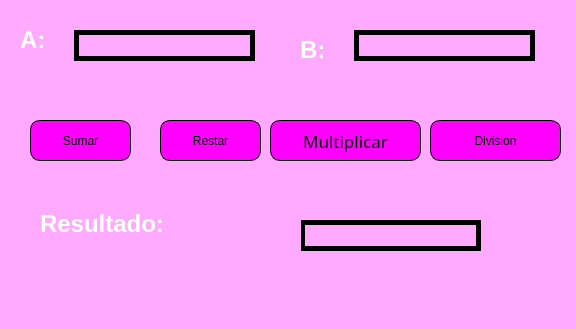
<?xml version="1.0" encoding="UTF-8"?>
<ui version="4.0">
 <class>MainWindow</class>
 <widget class="QMainWindow" name="MainWindow">
  <property name="geometry">
   <rect>
    <x>0</x>
    <y>0</y>
    <width>576</width>
    <height>329</height>
   </rect>
  </property>
  <property name="windowTitle">
   <string>MainWindow</string>
  </property>
  <property name="styleSheet">
   <string notr="true">background-color: rgb(255, 170, 255);</string>
  </property>
  <widget class="QWidget" name="centralwidget">
   <widget class="QPushButton" name="btnSumar">
    <property name="geometry">
     <rect>
      <x>30</x>
      <y>120</y>
      <width>101</width>
      <height>41</height>
     </rect>
    </property>
    <property name="styleSheet">
     <string notr="true">border: 1px solid black;
font: 75 13pt &quot;Segoe Script&quot;;
border-radius: 10px;
background-color: rgb(255, 0, 255);</string>
    </property>
    <property name="text">
     <string>Sumar</string>
    </property>
   </widget>
   <widget class="QLineEdit" name="txtA">
    <property name="geometry">
     <rect>
      <x>74</x>
      <y>30</y>
      <width>181</width>
      <height>31</height>
     </rect>
    </property>
    <property name="font">
     <font>
      <family>MS UI Gothic</family>
      <pointsize>12</pointsize>
      <weight>75</weight>
      <bold>true</bold>
     </font>
    </property>
    <property name="styleSheet">
     <string notr="true">
border: 5px solid black;</string>
    </property>
    <property name="text">
     <string/>
    </property>
    <property name="alignment">
     <set>Qt::AlignCenter</set>
    </property>
   </widget>
   <widget class="QLineEdit" name="txtB">
    <property name="geometry">
     <rect>
      <x>354</x>
      <y>30</y>
      <width>181</width>
      <height>31</height>
     </rect>
    </property>
    <property name="font">
     <font>
      <family>MS UI Gothic</family>
      <pointsize>12</pointsize>
      <weight>75</weight>
      <bold>true</bold>
     </font>
    </property>
    <property name="styleSheet">
     <string notr="true">border: 5px solid black;</string>
    </property>
    <property name="text">
     <string/>
    </property>
    <property name="alignment">
     <set>Qt::AlignCenter</set>
    </property>
   </widget>
   <widget class="QLabel" name="label">
    <property name="geometry">
     <rect>
      <x>20</x>
      <y>20</y>
      <width>51</width>
      <height>41</height>
     </rect>
    </property>
    <property name="styleSheet">
     <string notr="true">
font: 75 italic 8pt &quot;Arial&quot;;
font: 14pt &quot;MS Shell Dlg 2&quot;;</string>
    </property>
    <property name="text">
     <string>&lt;html&gt;&lt;head/&gt;&lt;body&gt;&lt;p&gt;&lt;span style=&quot; font-size:18pt; font-weight:600; color:#ffffff;&quot;&gt;A:&lt;/span&gt;&lt;/p&gt;&lt;/body&gt;&lt;/html&gt;</string>
    </property>
   </widget>
   <widget class="QLineEdit" name="txtResultado">
    <property name="geometry">
     <rect>
      <x>300</x>
      <y>220</y>
      <width>181</width>
      <height>31</height>
     </rect>
    </property>
    <property name="font">
     <font>
      <family>MS UI Gothic</family>
      <pointsize>12</pointsize>
      <weight>75</weight>
      <bold>true</bold>
     </font>
    </property>
    <property name="styleSheet">
     <string notr="true">border: 5px solid black;</string>
    </property>
    <property name="text">
     <string/>
    </property>
    <property name="alignment">
     <set>Qt::AlignCenter</set>
    </property>
   </widget>
   <widget class="QLabel" name="label_2">
    <property name="geometry">
     <rect>
      <x>300</x>
      <y>30</y>
      <width>51</width>
      <height>41</height>
     </rect>
    </property>
    <property name="styleSheet">
     <string notr="true">
font: 75 italic 8pt &quot;Arial&quot;;
font: 14pt &quot;MS Shell Dlg 2&quot;;</string>
    </property>
    <property name="text">
     <string>&lt;html&gt;&lt;head/&gt;&lt;body&gt;&lt;p&gt;&lt;span style=&quot; font-size:18pt; font-weight:600; color:#ffffff;&quot;&gt;B:&lt;/span&gt;&lt;/p&gt;&lt;/body&gt;&lt;/html&gt;</string>
    </property>
   </widget>
   <widget class="QLabel" name="label_3">
    <property name="geometry">
     <rect>
      <x>40</x>
      <y>210</y>
      <width>261</width>
      <height>61</height>
     </rect>
    </property>
    <property name="styleSheet">
     <string notr="true">
font: 75 italic 8pt &quot;Arial&quot;;
font: 14pt &quot;MS Shell Dlg 2&quot;;</string>
    </property>
    <property name="text">
     <string>&lt;html&gt;&lt;head/&gt;&lt;body&gt;&lt;p&gt;&lt;span style=&quot; font-size:18pt; font-weight:600; color:#ffffff;&quot;&gt;Resultado:&lt;/span&gt;&lt;/p&gt;&lt;p&gt;&lt;br/&gt;&lt;/p&gt;&lt;/body&gt;&lt;/html&gt;</string>
    </property>
   </widget>
   <widget class="QPushButton" name="btnResta">
    <property name="geometry">
     <rect>
      <x>160</x>
      <y>120</y>
      <width>101</width>
      <height>41</height>
     </rect>
    </property>
    <property name="styleSheet">
     <string notr="true">border: 1px solid black;
font: 75 13pt &quot;Segoe Script&quot;;
border-radius: 10px;
background-color: rgb(255, 0, 255);</string>
    </property>
    <property name="text">
     <string>Restar</string>
    </property>
   </widget>
   <widget class="QPushButton" name="btnMultiplicar">
    <property name="geometry">
     <rect>
      <x>270</x>
      <y>120</y>
      <width>151</width>
      <height>41</height>
     </rect>
    </property>
    <property name="font">
     <font>
      <family>Segoe Script</family>
      <pointsize>13</pointsize>
      <weight>9</weight>
      <italic>false</italic>
      <bold>false</bold>
     </font>
    </property>
    <property name="toolTip">
     <string>&lt;html&gt;&lt;head/&gt;&lt;body&gt;&lt;p&gt;&lt;br/&gt;&lt;/p&gt;&lt;/body&gt;&lt;/html&gt;</string>
    </property>
    <property name="styleSheet">
     <string notr="true">border: 1px solid black;
font: 75 13pt &quot;Segoe Script&quot;;
border-radius: 10px;
background-color: rgb(255, 0, 255);</string>
    </property>
    <property name="text">
     <string>Multiplicar</string>
    </property>
   </widget>
   <widget class="QPushButton" name="btnDivision">
    <property name="geometry">
     <rect>
      <x>430</x>
      <y>120</y>
      <width>131</width>
      <height>41</height>
     </rect>
    </property>
    <property name="styleSheet">
     <string notr="true">border: 1px solid black;
font: 75 13pt &quot;Segoe Script&quot;;
border-radius: 10px;
background-color: rgb(255, 0, 255);</string>
    </property>
    <property name="text">
     <string>Division</string>
    </property>
   </widget>
  </widget>
  <widget class="QMenuBar" name="menubar">
   <property name="geometry">
    <rect>
     <x>0</x>
     <y>0</y>
     <width>576</width>
     <height>18</height>
    </rect>
   </property>
  </widget>
  <widget class="QStatusBar" name="statusbar"/>
 </widget>
 <resources/>
 <connections/>
</ui>
